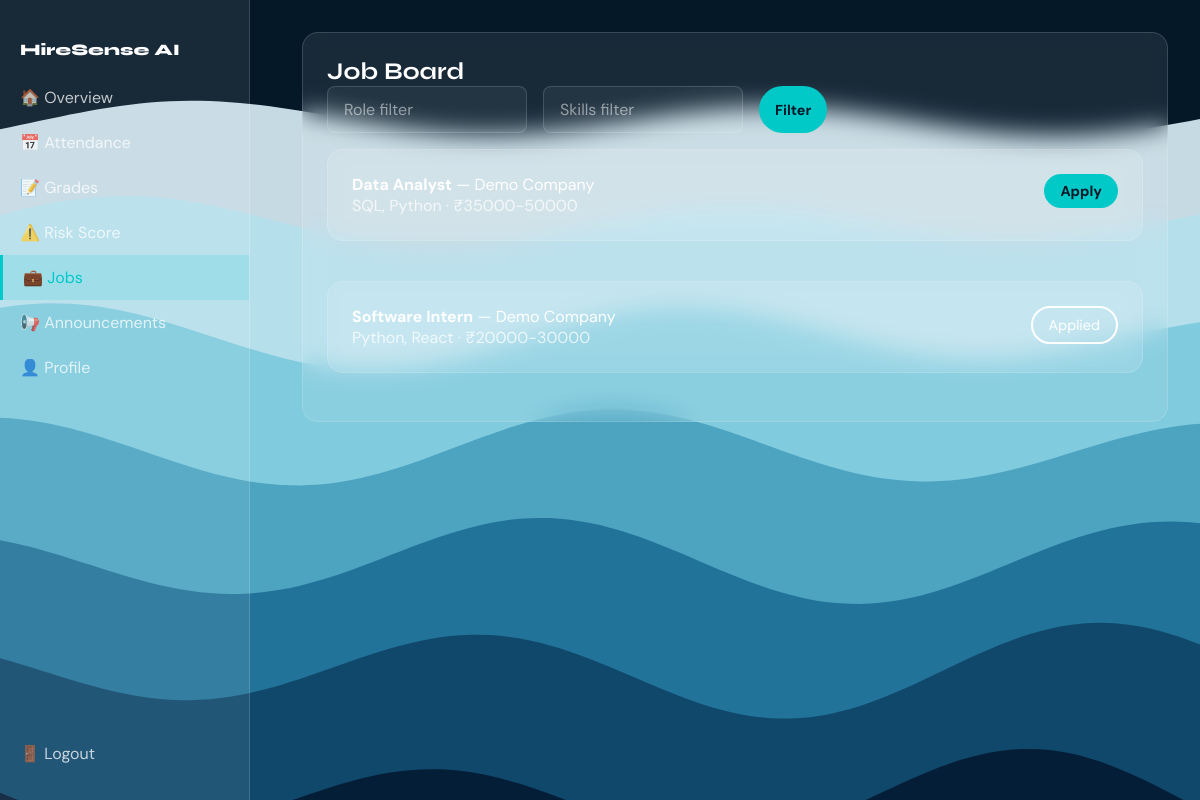
The page /student/jobs/ (signed in) on the database its author committed.
### companies/models.py (models this page shows, shortened)
class JobPosting(models.Model):
    EXPERIENCE_CHOICES = [
        ('fresher', 'Fresher'),
        ('junior', 'Junior'),
        ('mid', 'Mid'),
        ('senior', 'Senior'),
    ]
    company = models.ForeignKey(CompanyProfile, on_delete=models.CASCADE, related_name='job_postings')
    title = models.CharField(max_length=200)
    department = models.CharField(max_length=100, blank=True)
    skills_required = models.TextField(help_text='Comma-separated skills')
    experience_level = models.CharField(max_length=20, choices=EXPERIENCE_CHOICES, default='fresher')
    salary_min = models.IntegerField(null=True, blank=True)
    salary_max = models.IntegerField(null=True, blank=True)
    description = models.TextField(blank=True)
    deadline = models.DateField(null=True, blank=True)
    is_active = models.BooleanField(default=True)
    created_at = models.DateTimeField(auto_now_add=True)
    class Meta:
        ordering = ['-created_at']

class CompanyProfile(models.Model):
    user = models.OneToOneField(settings.AUTH_USER_MODEL, on_delete=models.CASCADE, related_name='company_profile')
    company_name = models.CharField(max_length=200)
    industry = models.CharField(max_length=100, blank=True)
    location = models.CharField(max_length=200, blank=True)
    website = models.URLField(blank=True)
    about = models.TextField(blank=True)
    logo = models.ImageField(upload_to='logos/', blank=True, null=True)

### students/views.py (the view)
# urls.py: path('jobs/', views.job_board, name='job_board'),
@login_required
@role_required('student')
def job_board(request):
    profile = get_student_profile(request.user)
    jobs = JobPosting.objects.filter(is_active=True).select_related('company').order_by('-created_at')
    role_filter = request.GET.get('role')
    skills_filter = request.GET.get('skills')
    if role_filter:
        jobs = jobs.filter(title__icontains=role_filter)
    if skills_filter:
        jobs = jobs.filter(skills_required__icontains=skills_filter)
    applied_ids = set(JobApplication.objects.filter(applicant=request.user).values_list('job_id', flat=True))
    return render(request, 'students/job_board.html', {'jobs': jobs, 'applied_ids': applied_ids})

### students/views.py (called while the page is built)
def get_student_profile(user):
    return get_object_or_404(StudentProfile, user=user)

### templates/students/job_board.html
{% extends "base_dashboard.html" %}
{% block sidebar_links %}
  <a href="{% url 'students:dashboard' %}">🏠 Overview</a>
  <a href="{% url 'students:attendance' %}">📅 Attendance</a>
  <a href="{% url 'students:grades' %}">📝 Grades</a>
  <a href="{% url 'students:risk_score' %}">⚠️ Risk Score</a>
  <a href="{% url 'students:job_board' %}" class="active">💼 Jobs</a>
  <a href="{% url 'students:announcements' %}">📢 Announcements</a>
  <a href="{% url 'accounts:profile' %}">👤 Profile</a>
{% endblock %}
{% block dashboard_content %}
<div class="glass-card">
  <h2>Job Board</h2>
  <form method="get" action="{% url 'students:job_board' %}" style="display: flex; gap: 1rem; flex-wrap: wrap; margin-bottom: 1rem;">
    <input type="text" name="role" class="form-input" placeholder="Role filter" style="max-width: 200px;" value="{{ request.GET.role }}">
    <input type="text" name="skills" class="form-input" placeholder="Skills filter" style="max-width: 200px;" value="{{ request.GET.skills }}">
    <button type="submit" class="btn-teal btn-sm">Filter</button>
  </form>
  <div style="display: grid; gap: 1rem;">
    {% for job in jobs %}
    <div class="glass-card" style="display: flex; justify-content: space-between; align-items: flex-start; flex-wrap: wrap; gap: 1rem;">
      <div>
        <strong>{{ job.title }}</strong> — {{ job.company.company_name }}<br>
        <span style="color: var(--text-secondary);">{{ job.skills_required }} · ₹{{ job.salary_min|default:"—" }}-{{ job.salary_max|default:"—" }}</span>
      </div>
      {% if job.id in applied_ids %}
      <span class="btn-outline btn-sm" style="cursor: default;">Applied</span>
      {% else %}
      <a href="{% url 'students:apply_job' job.pk %}" class="btn-teal btn-sm">Apply</a>
      {% endif %}
    </div>
    {% empty %}
    <p>No jobs.</p>
    {% endfor %}
  </div>
</div>
{% endblock %}

### static/css/main.css (style rules this page uses)
:root { --teal: #00C9C8; --purple: #7C5CBF; --navy: #051828; --glass-bg: rgba(255,255,255,0.08); --glass-border: rgba(255,255,255,0.15); --text-primary: #FFFFFF; --text-secondary: rgba(255,255,255,0.75); }
* { box-sizing: border-box; margin: 0; padding: 0; }
html { scroll-behavior: smooth; }
body { font-family: 'DM Sans', system-ui, sans-serif; background: var(--navy); color: var(--text-primary); min-height: 100vh; -webkit-font-smoothing: antialiased; }
h1, h2, h3, h4, h5, h6 { font-family: 'Syne', sans-serif; font-weight: 700; }
.form-input { width: 100%; padding: 0.75rem 1rem; border-radius: 8px; border: 1px solid var(--glass-border); background: rgba(255,255,255,0.05); color: var(--text-primary); font-family: inherit; font-size: 1rem; }
.form-input::placeholder { color: rgba(255,255,255,0.5); }
.btn-teal { background: var(--teal); color: var(--navy); font-weight: 700; border-radius: 50px; padding: 12px 28px; border: none; cursor: pointer; font-family: inherit; font-size: 1rem; text-decoration: none; display: inline-block; }
.btn-outline { border: 2px solid var(--text-primary); color: var(--text-primary); background: transparent; border-radius: 50px; padding: 12px 28px; cursor: pointer; font-family: inherit; font-size: 1rem; text-decoration: none; display: inline-block; }
.btn-sm { padding: 8px 16px; font-size: 0.9rem; }
.glass-card { background: var(--glass-bg); border: 1px solid var(--glass-border); backdrop-filter: blur(12px); -webkit-backdrop-filter: blur(12px); border-radius: 16px; padding: 24px; margin-bottom: 1.5rem; }
.dashboard-sidebar a, .dashboard-sidebar .sidebar-link { display: flex; align-items: center; gap: 0.75rem; padding: 0.75rem 1.25rem; color: var(--text-secondary); text-decoration: none; font-size: 1rem; transition: background 0.2s, color 0.2s; }
.dashboard-sidebar a.active { background: rgba(0,201,200,0.15); color: var(--teal); border-left: 3px solid var(--teal); }

### rows shown on the page
JobPosting: title "Data Analyst", company.company_name "Demo Company", skills_required "SQL, Python", salary_min "35000", salary_max "50000", shows "Apply"
JobPosting: title "Software Intern", company.company_name "Demo Company", skills_required "Python, React", salary_min "20000", salary_max "30000", shows "Applied"
